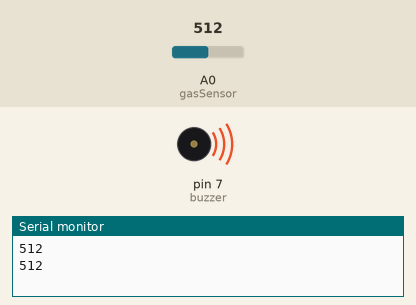
This sketch was run on a simulated Arduino Uno, built with avr-gcc and run on an emulated ATmega328P. On the bench: buzzer (waves = sounding, pin HIGH), the last lines printed to the serial monitor. The inputs (shaded band) are chosen by the test bench; at power-on: A0 (gasSensor) = 512.

Above: at 1.8 s.
1.9 s: A0 (gasSensor) set to 208
3.4 s: A0 (gasSensor) set to 192
At 4.7 s:
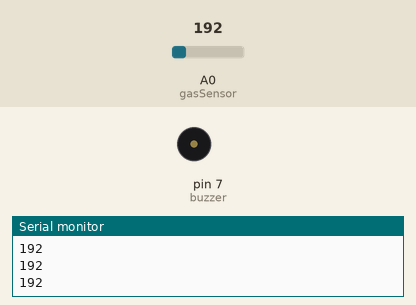
5.5 s: A0 (gasSensor) set to 210
At 6.1 s:
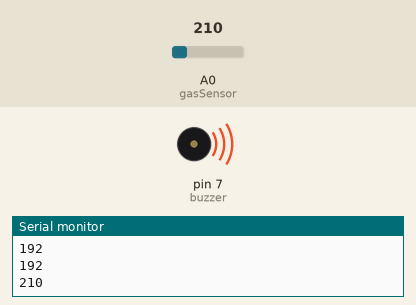
7.0 s: A0 (gasSensor) set to 190
At 8.9 s:
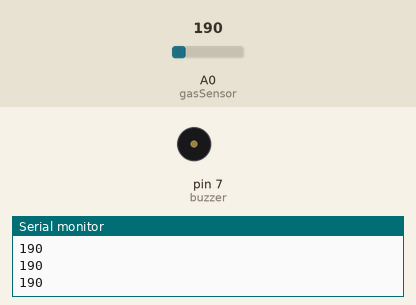
Timing chart, 0 to 10.0 s (numbered marks = the images above; inputs shaded):
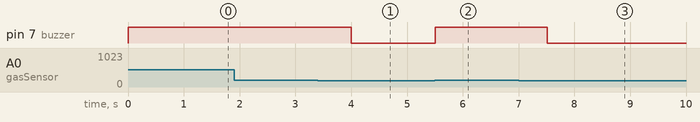

The sketch:

GasSensor.ino
```cpp
int gasSensor = A0;
int buzzer = 7;

void setup() {
  pinMode(gasSensor, INPUT);
  pinMode(buzzer, OUTPUT);
  Serial.begin(9600);
}

void loop() {
  int gasValue = analogRead(gasSensor);
  Serial.println(gasValue);

  if(gasValue > 200){
    digitalWrite(buzzer, HIGH);
    delay(1000);
  }else{
    digitalWrite(buzzer, LOW);
  }

}
```

Measured:
- the behaviour switches between 201 and 200 on A0 (gasSensor) (found by bisection; images 0 and 1)
- after the input at 3.4 s, pin 7 (buzzer): HIGH → LOW after 0.60 s
- after the input at 5.5 s, pin 7 (buzzer): LOW → HIGH at once
- after the input at 7.0 s, pin 7 (buzzer): HIGH → LOW after 0.51 s
